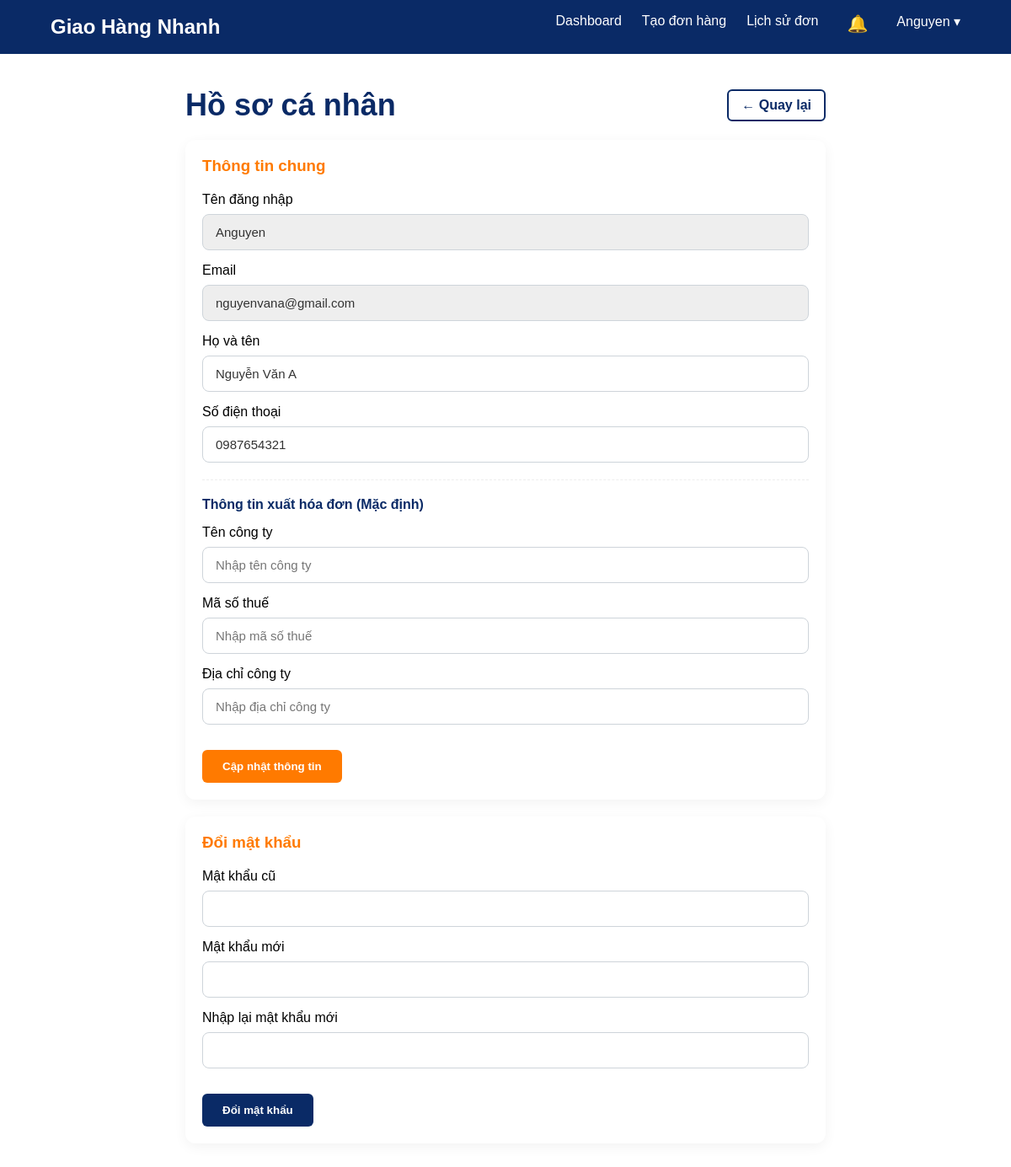
The app's page /public/profile.php (signed in), older data.
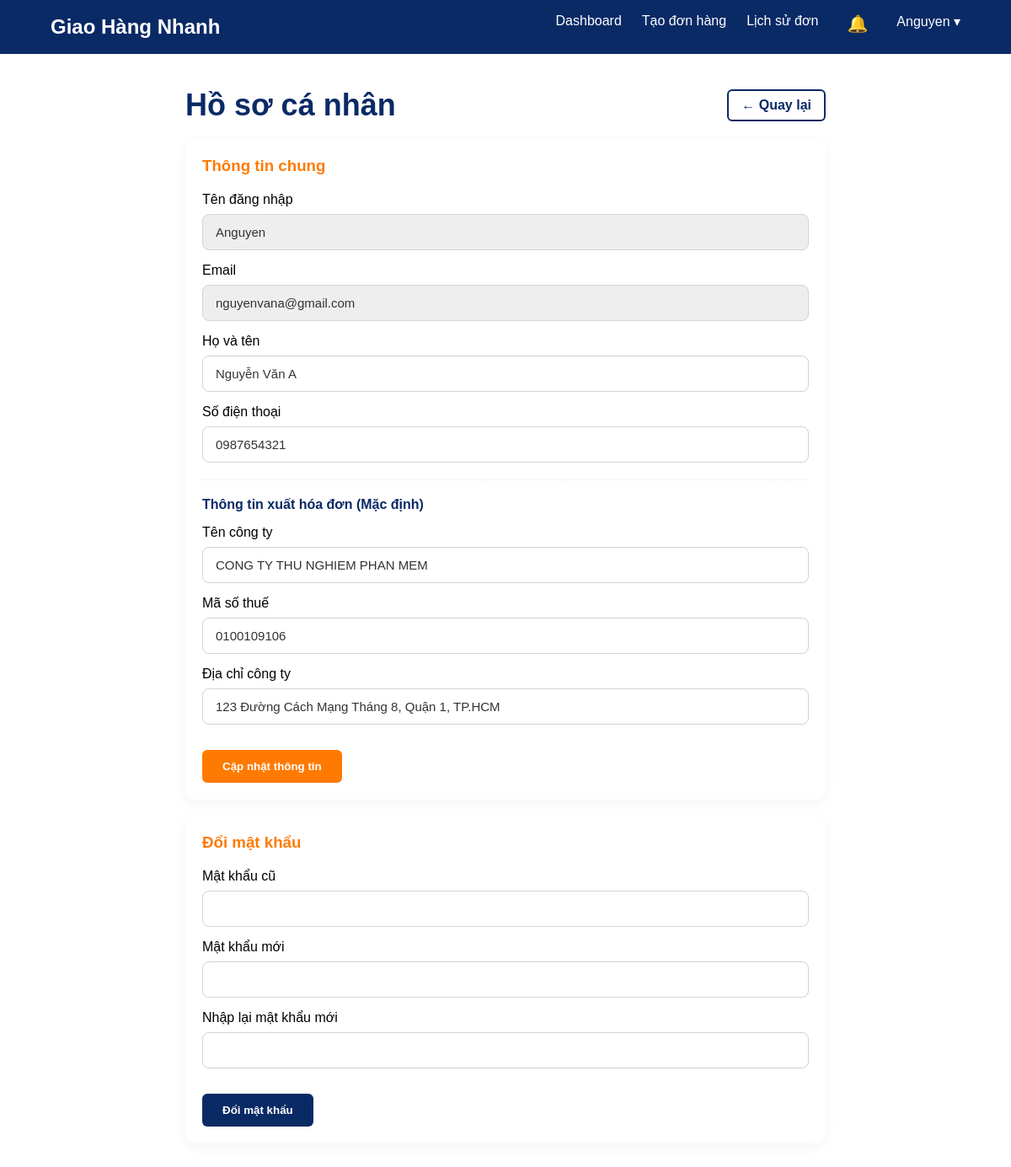
The same page, newer data.
### tables this page shows
CREATE TABLE `users` (
  `id` int(11) NOT NULL,
  `username` varchar(50) NOT NULL,
  `fullname` varchar(100) DEFAULT NULL,
  `phone` varchar(20) DEFAULT NULL,
  `password` varchar(255) NOT NULL,
  `role` enum('customer','admin','shipper') DEFAULT 'customer',
  `created_at` timestamp NOT NULL DEFAULT current_timestamp(),
  `email` varchar(255) DEFAULT NULL,
  `company_name` varchar(255) DEFAULT NULL,
  `tax_code` varchar(50) DEFAULT NULL,
  `company_address` text DEFAULT NULL,
  `is_locked` tinyint(1) NOT NULL DEFAULT 0 COMMENT '0: Hoạt động, 1: Bị khóa',
  `lock_reason` varchar(255) DEFAULT NULL,
  `is_approved` tinyint(1) NOT NULL DEFAULT 1
);

### public/profile.php (the view, shortened to what this page needs)
<?php
require_once __DIR__ . '/../config/db.php';
$user_id = $_SESSION['user_id'];
$stmt = $conn->prepare("SELECT username, email, fullname, phone, company_name, tax_code, company_address FROM users WHERE id = ?");
$stmt->bind_param("i", $user_id);
$stmt->execute();
$user_info = $stmt->get_result()->fetch_assoc();
?>
<!DOCTYPE html>
<html lang="vi">
<head>
    <link rel="stylesheet" href="assets/css/styles.css?v=<?php echo time(); ?>">
</head>
<body>
    <?php include __DIR__ . '/../includes/header_user.php'; ?>
    <main class="container" style="padding: 40px 20px; max-width: 800px;">
        <div style="display:flex; justify-content:space-between; align-items:center; margin-bottom:20px;">
            <h2 class="section-title" style="margin:0;">Hồ sơ cá nhân</h2>
            <a href="dashboard.php" class="btn-secondary"
                style="color:#0a2a66; border-color:#0a2a66; padding:8px 15px;">← Quay lại</a>
        </div>
        <div class="profile-card">
            <h3 style="margin-bottom:20px; color:#ff7a00;">Thông tin chung</h3>
            <form method="POST" onsubmit="return confirm('Bạn có chắc chắn muốn lưu thay đổi thông tin cá nhân?');">
                <div class="form-group"><label>Tên đăng nhập</label><input type="text"
                        value="<?php echo htmlspecialchars($user_info['username']); ?>" disabled
                        style="background:#eee;"></div>
                <div class="form-group"><label>Email</label><input type="text"
                        value="<?php echo htmlspecialchars($user_info['email']); ?>" disabled style="background:#eee;">
                </div>
                <div class="form-group"><label>Họ và tên</label><input type="text" name="fullname"
                        value="<?php echo htmlspecialchars($user_info['fullname']); ?>" required></div>
                <div class="form-group"><label>Số điện thoại</label><input type="text" name="phone"
                        value="<?php echo htmlspecialchars($user_info['phone']); ?>" required></div>
                <hr style="margin: 20px 0; border: 0; border-top: 1px dashed #eee;">
                <h4 style="color:#0a2a66; margin-bottom:15px;">Thông tin xuất hóa đơn (Mặc định)</h4>
                <div class="form-group"><label>Tên công ty</label><input type="text" name="company_name"
                        value="<?php echo htmlspecialchars($user_info['company_name'] ?? ''); ?>"
                        placeholder="Nhập tên công ty"></div>
                <div class="form-group"><label>Mã số thuế</label><input type="text" name="tax_code"
                        value="<?php echo htmlspecialchars($user_info['tax_code'] ?? ''); ?>"
                        placeholder="Nhập mã số thuế"></div>
                <div class="form-group"><label>Địa chỉ công ty</label><input type="text" name="company_address"
                        value="<?php echo htmlspecialchars($user_info['company_address'] ?? ''); ?>"
                        placeholder="Nhập địa chỉ công ty"></div>
                <button type="submit" name="update_info" class="btn-primary" style="margin-top:15px;">Cập nhật thông
                    tin</button>
            </form>
        </div>
        <div class="profile-card">
            <h3 style="margin-bottom:20px; color:#ff7a00;">Đổi mật khẩu</h3>
            <form method="POST" onsubmit="return confirm('Bạn có chắc chắn muốn đổi mật khẩu không?');">
                <div class="form-group"><label>Mật khẩu cũ</label><input type="password" name="old_pass" required></div>
                <div class="form-group"><label>Mật khẩu mới</label><input type="password" name="new_pass" required>
                </div>
                <div class="form-group"><label>Nhập lại mật khẩu mới</label><input type="password" name="confirm_pass"
                        required></div>
                <button type="submit" name="change_pass" class="btn-secondary"
                    style="margin-top:15px; background:#0a2a66; color:white; border:none;">Đổi mật khẩu</button>
            </form>
        </div>
    </main>
</body>
</html>

### includes/header_user.php (shortened to what this page needs)
<header id="header">
    <nav class="navbar container">
        <div class="logo">
            <a href="index.php" style="text-decoration: none;">
                <h1>Giao Hàng Nhanh</h1>
            </a>
        </div>
        <ul class="nav-menu" id="nav-menu">
            <li class="<?php echo ($current_page === 'dashboard.php') ? 'active' : ''; ?>">
                <a href="dashboard.php">Dashboard</a>
            </li>
            <li class="<?php echo ($current_page === 'create_order.php') ? 'active' : ''; ?>">
                <a href="create_order.php">Tạo đơn hàng</a>
            </li>
            <li class="<?php echo ($current_page === 'order_history.php') ? 'active' : ''; ?>">
                <a href="order_history.php">Lịch sử đơn</a>
            </li>
            <li class="dropdown <?php echo ($current_page === 'notifications.php') ? 'active' : ''; ?>" id="notification-bell">
                <a href="#" style="font-size: 20px; color: white; padding: 0 10px; position: relative;">
                    🔔
                </a>
            </li>
            <li class="dropdown <?php echo in_array($current_page, ['address_book.php', 'profile.php']) ? 'active' : ''; ?>">
                <a href="#"><?php echo htmlspecialchars($_SESSION['username'] ?? 'Tài khoản'); ?> ▾</a>
            </li>
        </ul>
    </nav>
</header>

### public/assets/css/base/typography.css (style rules this page uses)
body { font-family: "Poppins", sans-serif; -webkit-font-smoothing: antialiased; -moz-osx-font-smoothing: grayscale; }

### public/assets/css/base/global.css (style rules this page uses)
.container { max-width: 1200px; margin: 0 auto; padding: 0 20px; }

### public/assets/css/layout/header.css (style rules this page uses)
#header { background-color: #0a2a66; padding: 16px 40px; position: relative; z-index: 2000; }
.logo h1 { color: #ffffff; font-size: 24px; }

### public/assets/css/layout/navigation.css (style rules this page uses)
.navbar { display: flex; justify-content: space-between; align-items: center; position: relative; z-index: 2001; }
.nav-menu { list-style: none; display: flex; gap: 24px; }
.nav-menu a { color: #ffffff; text-decoration: none; font-size: 16px; }
.nav-menu li { position: relative; list-style: none; }
.dropdown { position: relative; padding-bottom: 8px; }

### public/assets/css/components/buttons.css (style rules this page uses)
.btn-primary { display: inline-block; background-color: #ff7a00; color: #ffffff; padding: 12px 24px; border-radius: 6px; text-decoration: none; font-weight: 600; border: none; cursor: pointer; transition: background-color 0.3s ease, transform 0.2s ease; }
.btn-secondary { display: inline-block; border: 2px solid #ffffff; color: #ffffff; padding: 12px 24px; border-radius: 6px; text-decoration: none; font-weight: 600; transition: background-color 0.3s ease; }

### public/assets/css/components/forms.css (style rules this page uses)
input, select, textarea { width: 100%; padding: 12px 15px; border-radius: 8px; border: 1px solid #ced4da; font-size: 15px; color: #333; background-color: #ffffff; transition: border-color 0.3s ease, box-shadow 0.3s ease; font-family: "Poppins", sans-serif; }
.form-group { display: flex; flex-direction: column; gap: 8px; margin-bottom: 15px; }

### public/assets/css/components/cards.css (style rules this page uses)
.profile-card, .detail-box, .address-card { background: #fff; padding: 20px; border-radius: 12px; box-shadow: 0 4px 15px rgba(0, 0, 0, 0.05); margin-bottom: 20px; }

### public/assets/css/pages/landing.css (style rules this page uses)
.section-title { font-size: 36px; color: #0a2a66; margin-bottom: 12px; }
main { padding: 80px 40px; max-width: 900px; margin: 0 auto; }

Row changes from the older to the newer data that the page shows:
changed users "Anguyen": company_name (not shown) → "CONG TY THU NGHIEM PHAN MEM"; tax_code (not shown) → "0100109106"; company_address (not shown) → "123 Đường Cách Mạng Tháng 8, Quận 1, TP.HCM"
